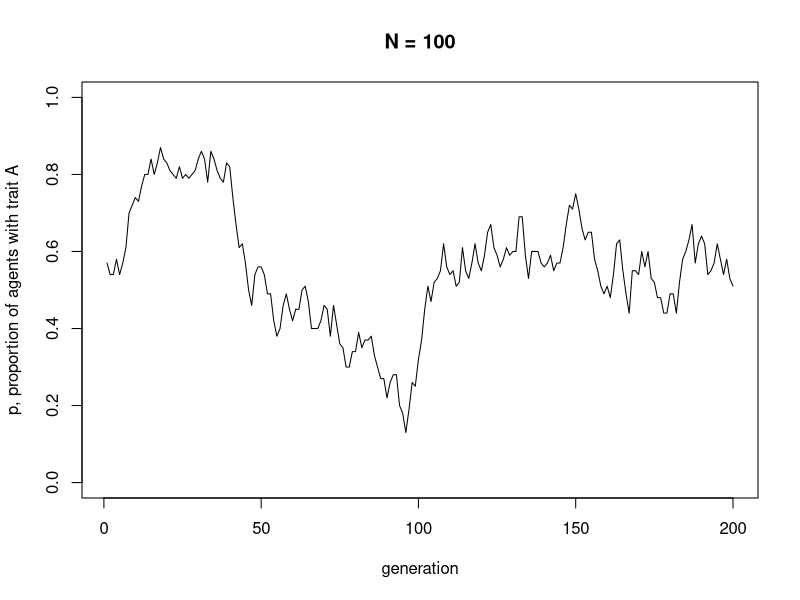
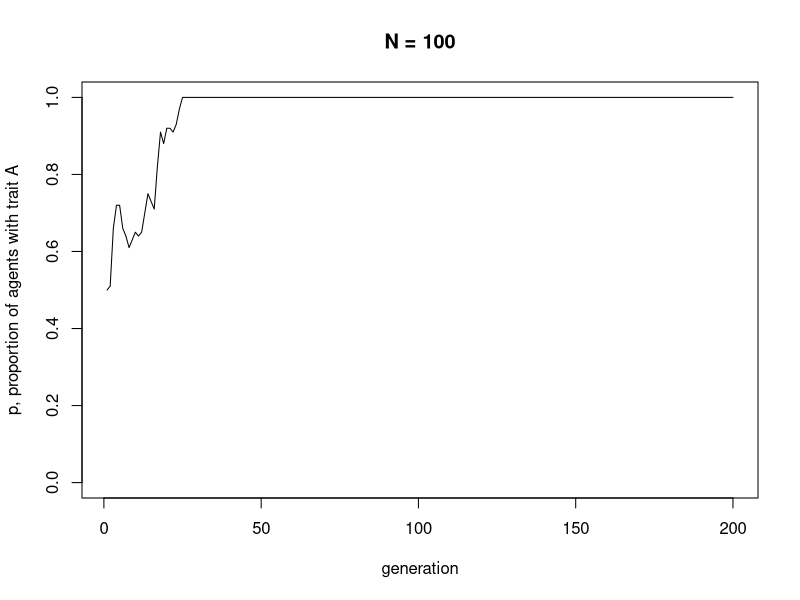
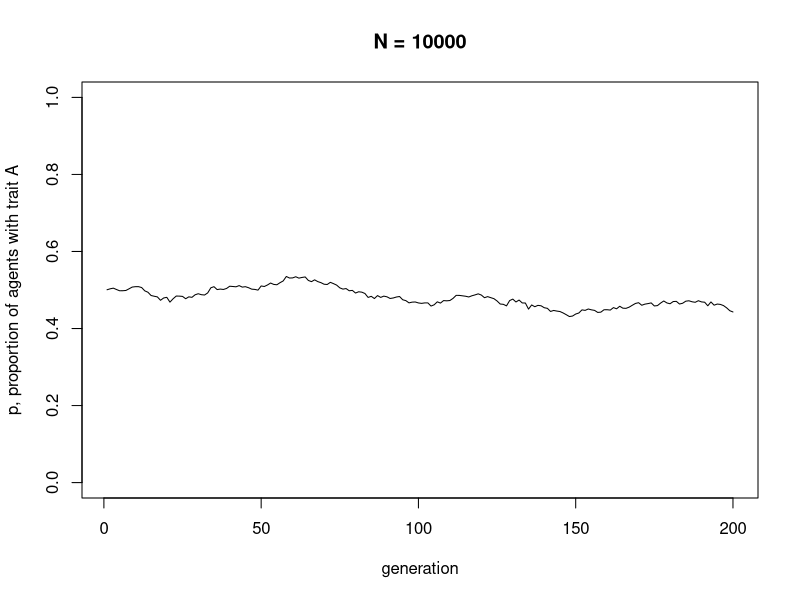
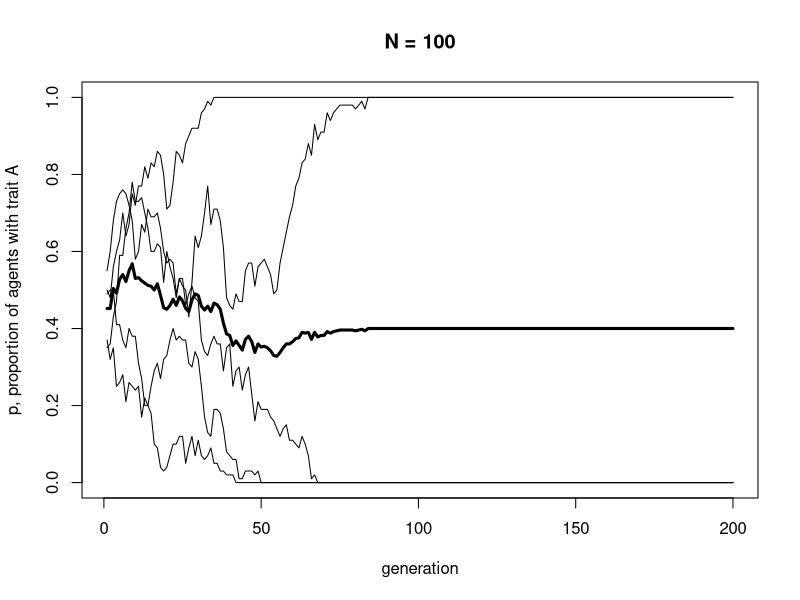
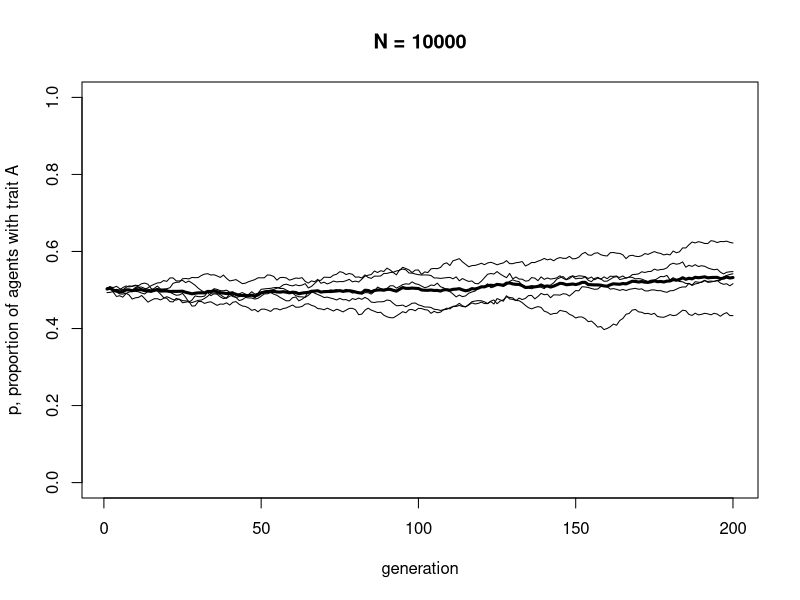
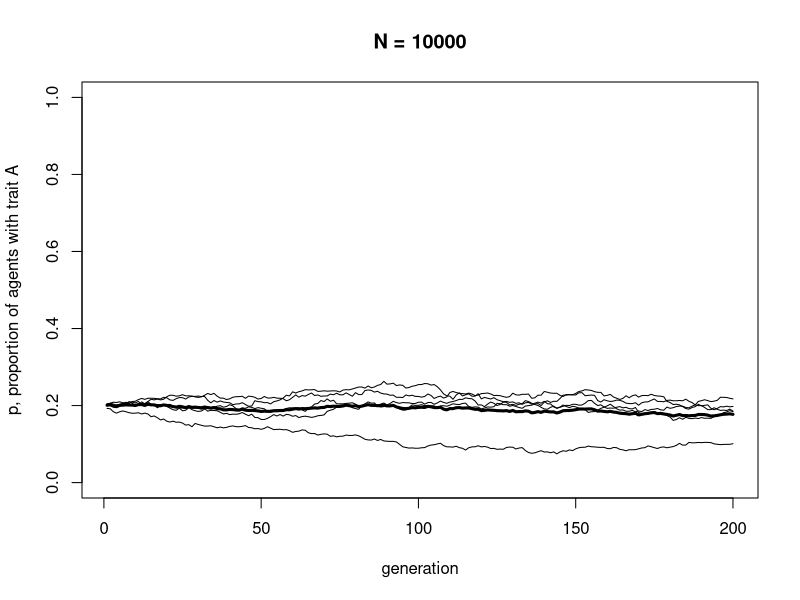
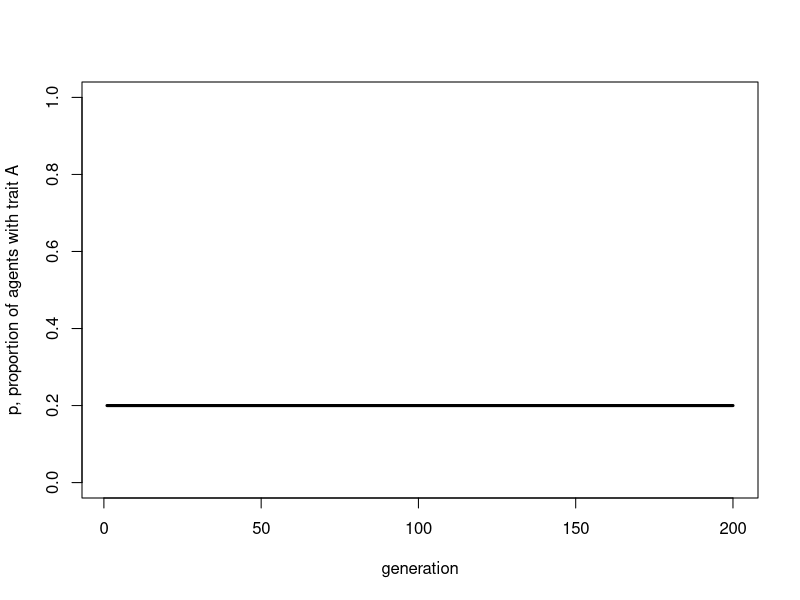

The R script that drew these images, in order:
## ---- chunk 1
N <- 100
t_max <- 200
## ---- chunk 2
agent <- data.frame(trait = sample(c("A","B"), N, replace = TRUE), stringsAsFactors = FALSE)
## ---- chunk 3
head(agent)
## ---- chunk 4
agent$trait[4]
## ---- chunk 5
output <- data.frame(p = rep(NA, t_max))
## ---- chunk 6
output$p[1] <- sum(agent$trait == "A") / N
head(output)
## ---- chunk 7
for (t in 2:t_max) {
  
  previous_agent <- agent  # copy agent dataframe to previous_agent dataframe
  
  agent <- data.frame(trait = sample(previous_agent$trait, N, replace = TRUE), stringsAsFactors = FALSE)  # randomly copy from previous generation's agents
  
  output$p[t] <- sum(agent$trait == "A") / N  # get p and put it into the output slot for this generation t
  
}
## ---- chunk 8
plot(output$p, type = 'l', ylab = "p, proportion of agents with trait A", xlab = "generation", ylim = c(0,1), main = paste("N =", N))
## ---- chunk 9
UnbiasedTransmission <- function (N, t_max) {
  
  agent <- data.frame(trait = sample(c("A","B"), N, replace = TRUE), stringsAsFactors = FALSE)
  
  output <- data.frame(p = rep(NA, t_max))
  
  output$p[1] <- sum(agent$trait == "A") / N
  
  for (t in 2:t_max) {
  
    previous_agent <- agent  # copy agent to previous_agent dataframe
  
    agent <- data.frame(trait = sample(previous_agent$trait, N, replace = TRUE))  # randomly copy from previous generation
  
    output$p[t] <- sum(agent$trait == "A") / N  # get p and put it into output slot for this generation t
  
  }
  
  plot(output$p, type = 'l', ylab = "p, proportion of agents with trait A", xlab = "generation", ylim = c(0,1), main = paste("N =", N))
  
}
## ---- chunk 10
UnbiasedTransmission(N = 100, t_max = 200)
## ---- chunk 11
UnbiasedTransmission(N = 10000, t_max = 200)
## ---- chunk 12
UnbiasedTransmission <- function (N, t_max, r_max) {
  
  output <- as.data.frame(matrix(NA, t_max, r_max))  # create a matrix with t_max rows and r_max columns, filled with NAs, then convert to data.frame
  
  names(output) <- paste("run", 1:r_max, sep="")  # purely cosmetic: rename the columns with run1, run2 etc.
  
  for (r in 1:r_max) {
    
    agent <- data.frame(trait = sample(c("A","B"), N, replace = TRUE), stringsAsFactors = FALSE)  # create first generation
    
    output[1,r] <- sum(agent$trait == "A") / N  # add first generation's p to first row of column r
  
    for (t in 2:t_max) {
  
      previous_agent <- agent  # copy agent to previous_agent dataframe
      
      agent <- data.frame(trait = sample(previous_agent$trait, N, replace = TRUE))  # randomly copy from previous generation
      
      output[t,r] <- sum(agent$trait == "A") / N  # get p and put it into output slot for this generation t and run r
  
    }
    
  }
  
  # first plot a thick line for the mean p
  plot(rowMeans(output), type = 'l', ylab = "p, proportion of agents with trait A", xlab = "generation", ylim = c(0,1), lwd = 3, main = paste("N =", N))
 
  for (r in 1:r_max) {  
    
    lines(output[,r], type = 'l')  # add lines for each run, up to r_max
    
  }
  
  output  # export data from function
}
## ---- chunk 13
data_model1 <- UnbiasedTransmission(N = 100, t_max = 200, r_max = 5)
## ---- chunk 14
head(data_model1)
## ---- chunk 15
data_model1 <- UnbiasedTransmission(N = 10000, t_max = 200, r_max = 5)
## ---- chunk 16
UnbiasedTransmission <- function (N, p_0, t_max, r_max) {
  
  output <- as.data.frame(matrix(NA,t_max,r_max))  # create a matrix with t_max rows and r_max columns, filled with NAs, then convert to data.frame
  
  names(output) <- paste("run", 1:r_max, sep="")  # purely cosmetic: rename the columns with run1, run2 etc.
  
  for (r in 1:r_max) {
    
    agent <- data.frame(trait = sample(c("A","B"), N, replace = TRUE, prob = c(p_0,1-p_0)), stringsAsFactors = FALSE)  # create first generation
    
    output[1,r] <- sum(agent$trait == "A") / N  # add first generation's p to first row of column r
  
    for (t in 2:t_max) {
  
      previous_agent <- agent  # copy agent to previous_agent dataframe
      
      agent <- data.frame(trait = sample(previous_agent$trait, N, replace = TRUE))  # randomly copy from previous generation
      
      output[t,r] <- sum(agent$trait == "A") / N  # get p and put it into output slot for this generation t and run r
  
    }
    
  }
  
  # first plot a thick line for the mean p
  plot(rowMeans(output), type = 'l', ylab = "p, proportion of agents with trait A", xlab = "generation", ylim = c(0,1), lwd = 3, main = paste("N =", N))
 
  for (r in 1:r_max) {  
    
    lines(output[,r], type = 'l')  # add lines for each run, up to r_max
    
  }
  
  output  # export data from function
}
## ---- chunk 17
data_model1 <- UnbiasedTransmission(N = 10000, p_0 = 0.2, t_max = 200, r_max = 5)
## ---- chunk 18
p_0 <- 0.2
t_max <- 200
p <- rep(NA, t_max)
p[1] <- p_0
for (i in 2:t_max) {
  p[i] <- p[i-1]
}
plot(p, type = 'l', ylab = "p, proportion of agents with trait A", xlab = "generation", ylim = c(0,1), lwd = 3)
